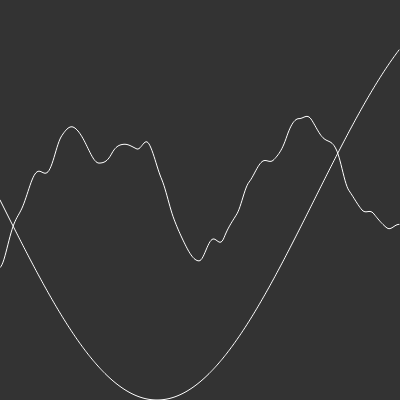
Frame 1 (no input)
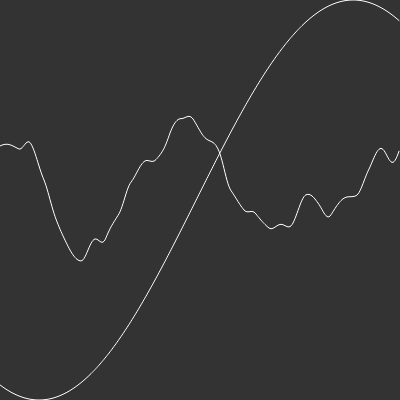
Frame 60 (no input)
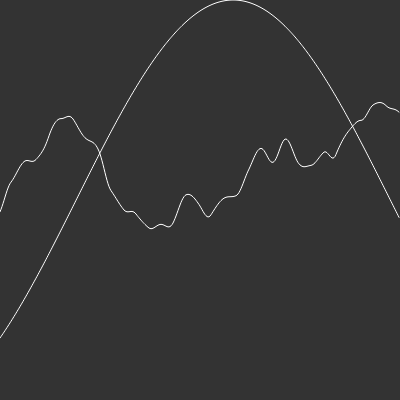
Frame 120 (the mouse pressed at the canvas centre since frame 60)

The p5.js sketch that drew these frames (run headless with seeded random() and noise() and a simulated clock; from frame 60 on, the mouse is pressed at the canvas centre):

// p5.js sketch
// ── sketch.js
var xoff = 0;
var yoff = 10000;
var inc = 0.01;
var start = 0;

function setup() {
  createCanvas(400, 400);
}

function draw() {
  background(51);

  //sin wave generator.
  stroke(255);
  noFill();
  beginShape();
  yoff = start;
  for (var x = 0; x < width; x++) {
    //stroke(255);
    var y = height/2 + sin(yoff) * height / 2;

    vertex(x, y);
    yoff += inc;
  }
  endShape();

  start += inc;

  //One dimensional terain generator.
  stroke(255);
  noFill();
  beginShape();
  yoff = start;
  for (var x = 0; x < width; x++) {
    //stroke(255);
    var y = noise(yoff) * height;

    vertex(x, y);
    yoff += inc;
  }
  endShape();

  start += inc;

  //noLoop();

  // vertical bars
  // stroke(255);
  // noFill();
  // beginShape();
  // for (var x = 0; x < width; x++) {
  //   stroke(255);
  //   vertex(x, random(height));
  // }
  // endShape();
  // noLoop();

  //Ball moving around the screen
  // var x = map(noise(xoff), 0, 1, 0, width);
  // var y = map(noise(yoff), 0, 1, 0, height);
  // ellipse(x, y, 24, 24);
  //
  // xoff += 0.01
  // yoff += 0.01
}
